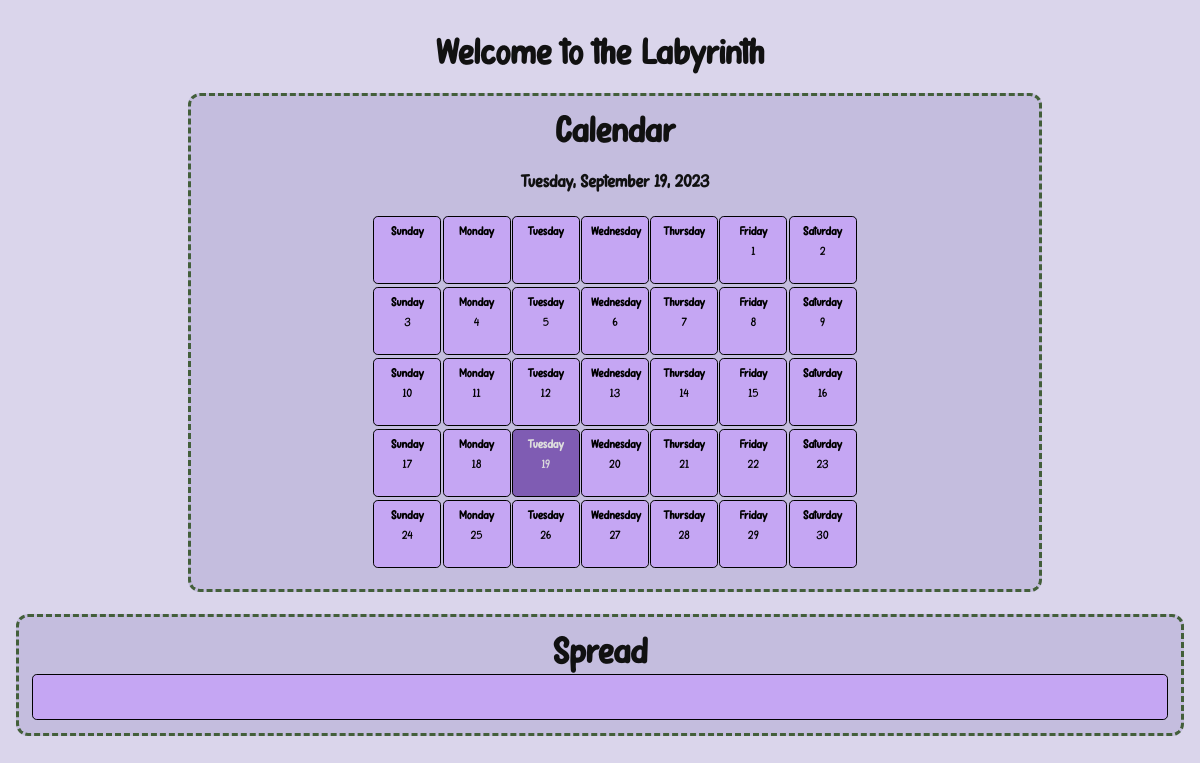
Page /the_labyrinth/ on the earlier database version.
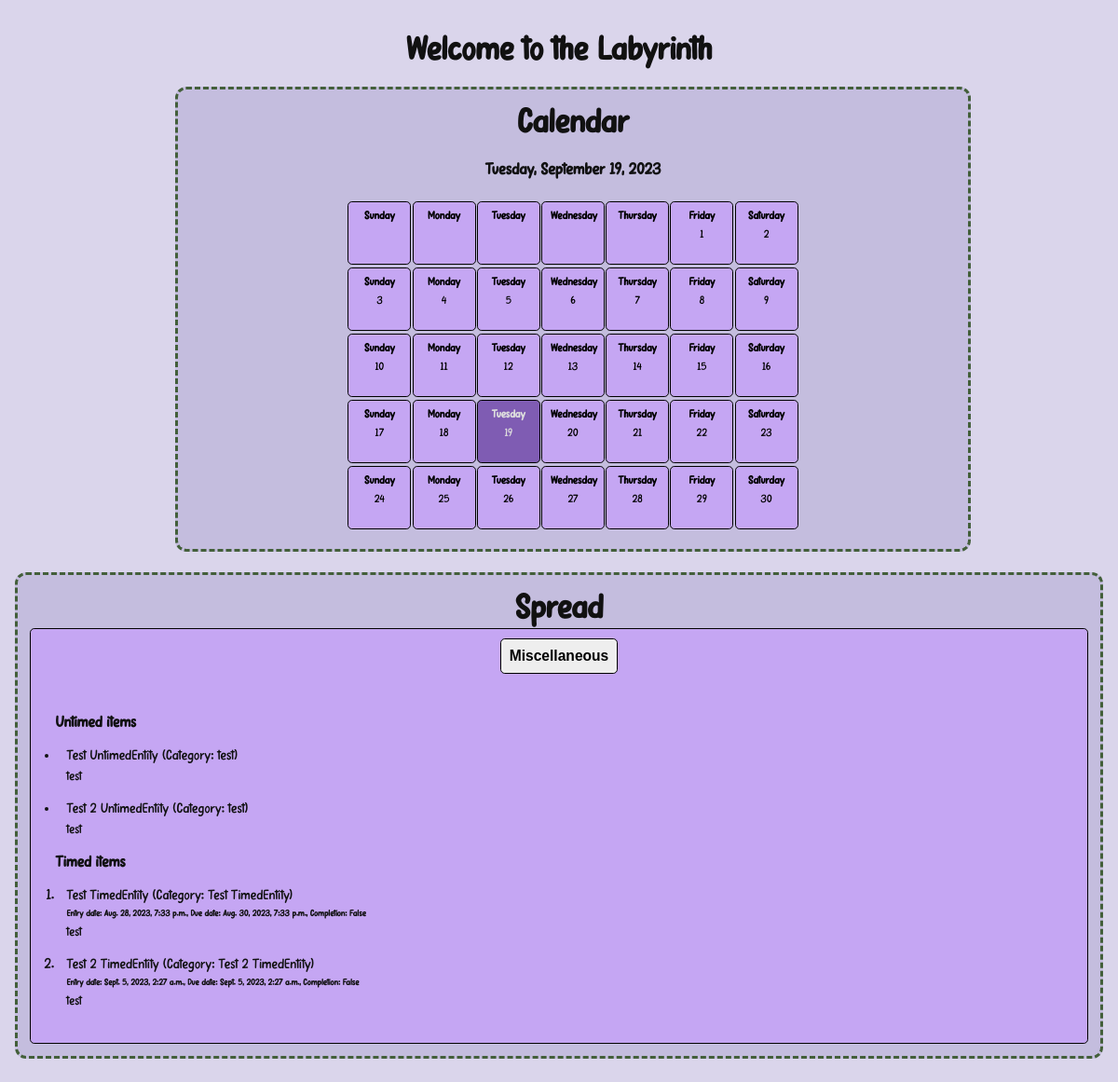
Same page on the later database version.
### the_labyrinth/models.py (models this page shows, shortened)
class Domain(models.Model):
    domain_name = models.CharField(max_length=100)
    start_date = models.DateField("Beginning Date")
    end_date = models.DateField("Ending Date")
    description = models.CharField(max_length=300)

class UntimedEntity(models.Model):
    domains = models.ForeignKey(Domain, on_delete=models.CASCADE, related_name="untimedEntity")
    entity_name = models.CharField(max_length=100)
    category = models.CharField(max_length=100)
    text = models.TextField("Notes")

class TimedEntity(models.Model):
    domains = models.ForeignKey(Domain, on_delete=models.CASCADE, related_name="timedEntity")
    entity_name = models.CharField(max_length=100)
    category = models.CharField(max_length = 100)
    start_date_time = models.DateTimeField("Entry Date")
    end_date_time = models.DateTimeField("Due Date")
    text = models.TextField("Description")
    complete = models.BooleanField()

### the_labyrinth/views.py (the view)
# urls.py: path("", views.labyrinth, name="labyrinth")
def labyrinth(request):
    return render(request, "the_labyrinth/labyrinth.html", {"d": domains, "u": untimedEntities, "t": timedEntities})

### the_labyrinth/templatetags/the_labyrinth_extras.py (called while the page is built)
@register.filter(name="from_domain")
def in_domain(obj, domain):
    return obj.filter(domains=domain)

### the_labyrinth/templates/the_labyrinth/labyrinth.html (shortened to what this page needs)
{% load static %}
{% load the_labyrinth_extras %}
<html>
    <head>
        <link rel="stylesheet" href="{% static 'the_labyrinth/labyrinth.css' %}">
    </head>
    <body>
        {% block content %}
        <h1 class="intro">Welcome to the Labyrinth</h1>
        <div id="calendar">
            <h2>Calendar</h2>
        </div>
        <br>
        <div id="spread">
            <h2>Spread</h2>
            <div id="spread_full_box">
                <div id="spread_buttons">
                    {% for i in d %}
                        <button onclick="toggle_spread('{{i.domain_name}}')"><h3>{{i.domain_name}}</h3></button>
                    {% endfor %}
                </div>
                <br>
                <div id="spread_content">
                    {% for i in d %}
                        <div id={{i.domain_name}} class="spread_block">
                            <div class="{{i.domain_name}}_body">
                                <h4 class="spread_section_title">Untimed items</h4>
                                <ul>
                                    {% for j in u|from_domain:i.id %}
                                        <li>
                                            <p class="spread_entity_name">
                                                {{j.entity_name}} (Category: {{j.category}})
                                            </p>
                                            <p class="spread_description">
                                                {{j.text}}
                                            </p>
                                        </li>
                                    {% endfor %}
                                </ul>
                                <h4 class="spread_section_title">Timed items</h4>
                                <ol>
                                    {% for k in t|from_domain:i.id %}
                                        <li>
                                            <p class="spread_entity_name">
                                                {{k.entity_name}} (Category: {{k.entity_name}})
                                            </p>
                                            <h5 class="spread_brief">
                                                Entry date: {{k.start_date_time}}, Due date: {{k.end_date_time}}, Completion: {{k.complete}}
                                            </h5>
                                            <p class="spread_description">
                                                {{k.text}}
                                            </p>
                                        </li>
                                    {% endfor %}
                                </ol>
                            </div>
                        </div>
                    {% endfor %}
                </div>
            </div>
        </div>
        <div id="item_form">
        </div>
        {% endblock %}
    </body>
</html>

Differences in the rows shown:
added Domain: domain_name "Miscellaneous"
added UntimedEntity: entity_name "Test UntimedEntity", category "test", text "test"
added UntimedEntity: entity_name "Test 2 UntimedEntity", category "test", text "test"
added TimedEntity: entity_name "Test TimedEntity", start_date_time "Aug. 28, 2023, 7:33 p.m.", end_date_time "Aug. 30, 2023, 7:33 p.m.", complete "False", text "test"
added TimedEntity: entity_name "Test 2 TimedEntity", start_date_time "Sept. 5, 2023, 2:27 a.m.", end_date_time "Sept. 5, 2023, 2:27 a.m.", complete "False", text "test"
